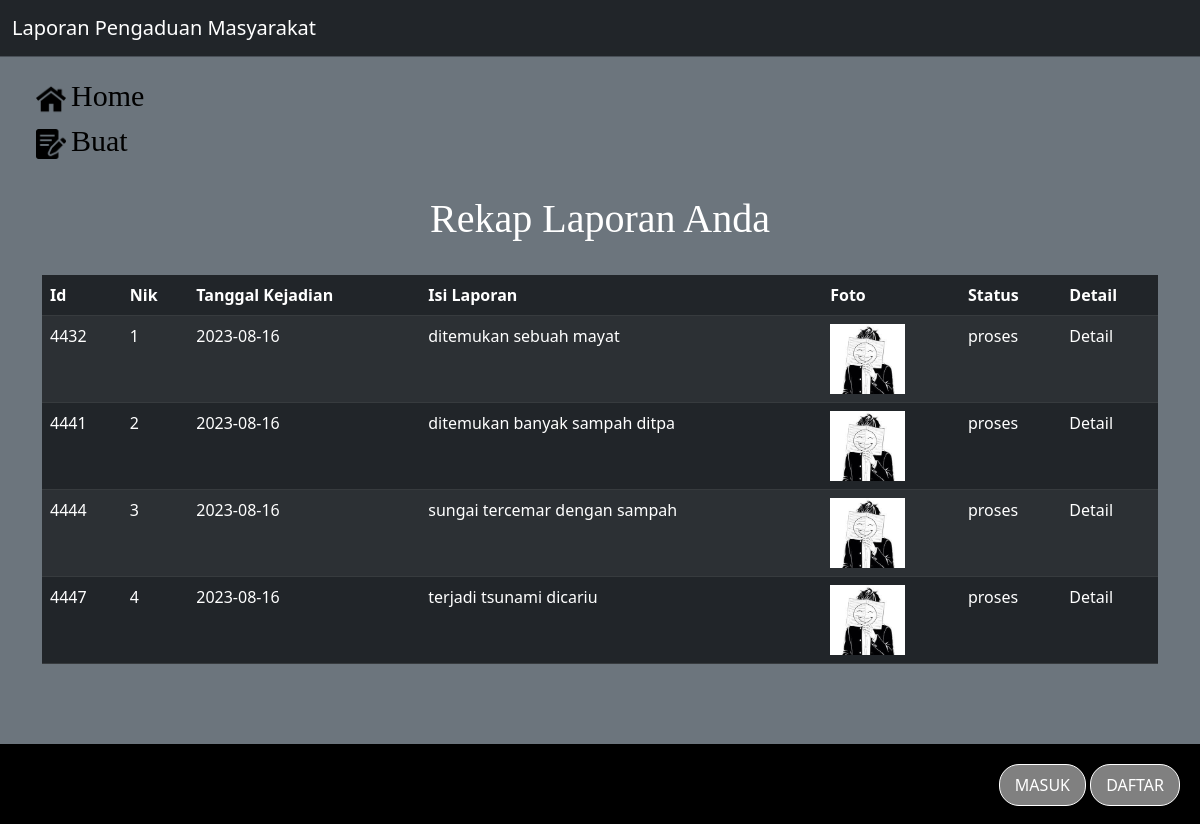
Page /table.php on the committed database.
### tables this page shows
CREATE TABLE `pengaduan` (
  `id_pengaduan` int(11) NOT NULL,
  `tgl_pengaduan` date NOT NULL,
  `nik` varchar(16) NOT NULL,
  `isi_laporan` text NOT NULL,
  `foto` varchar(255) NOT NULL,
  `status` enum('0','proses','selesai') NOT NULL
);

### table.php (the view, shortened to what this page needs)
<?php
 $koneksi = new PDO ("mysql:host=localhost;dbname=pengaduan_masyarakat","root","");
 $query = $koneksi->query("select * from pengaduan");
 $data = $query->fetchAll();
?>
<!DOCTYPE html>
<html lang="en">
<head>
    <link rel="stylesheet" href="aa/bs/css/bootstrap.min.css">
</head>
<body>
    <?php include"navbar.php" ?>
    <div class="text-bg-secondary p-3">
    <h1>Rekap Laporan Anda</h1><br>
<div class="container">
<table class="table table-dark table-striped">
  <thead>
    <tr>
      <th scope="col">Id</th>
      <th scope="col">Nik</th>
      <th scope="col">Tanggal Kejadian</th>
      <th scope="col">Isi Laporan</th>
      <th scope="col">Foto</th>
      <th scope="col">Status</th>
      <th scope="col">Detail</th>
    </tr>
  </thead>
  <tbody>
    <?php foreach($data as $pengaduan){ ?>
    <tr>
      <td><?= $pengaduan['id_pengaduan']?></td>
      <td><?= $pengaduan['nik']?></td>
      <td><?= $pengaduan['tgl_pengaduan']?></td>
      <td><?= $pengaduan['isi_laporan']?></td>
      <td><img style="height: 70px; width: 50;" src="gambar_laporan/<?= $pengaduan['foto'] ?>"></td>
      <td><?= $pengaduan['status']?></td>
      <td><a href="detail.php" class="detail">Detail</a></td>
    </tr>
    <?php } ?>
  </tbody>
</table><br><br>
    </div>
    </div>
    <?php include"penutup.php" ?>
</body>
</html>

### navbar.php (shortened to what this page needs)
<!DOCTYPE html>
<html lang="en">
<head>
    <link rel="stylesheet" href="aa/bs/css/bootstrap.min.css">
</head>
<body>
<nav class="navbar bg-dark border-bottom border-body" data-bs-theme="dark">
  <div class="container-fluid">
    <a class="navbar-brand" href="#">Laporan Pengaduan Masyarakat</a>
  </div>
</nav>
<div class="text-bg-secondary p-3">
<a href="table.php" class="home"><img src="img/home.png" class="gambar">Home</a><br>
<a href="isi_pengaduan.php" class="home"><img src="img/writing.png" class="gambar">Buat </a>
</div>
</body>
</html>

### penutup.php (shortened to what this page needs)
<!DOCTYPE html>
<html lang="en">
<head>
</head>
<body>
<header>
        <nav>
            <div class="user">
               <a link href="login.php"> <button>MASUK</button></a>
            <a link href="registrasi.php"><button>DAFTAR</button></a>
            </div><br>
        </nav>
    </header>
</body>
</html>

### table.php (style rules this page uses)
h1 { text-align: center; font-family: fantasy; color: black; }
.detail { text-decoration: none; color: white; }

### navbar.php (style rules this page uses)
.home { font-size: 30px; font-family: fantasy; text-decoration: none; color: black; margin-left: 20px; cursor: pointer; }
.gambar { height: 30px; margin-right: 5px; }

### penutup.php (style rules this page uses)
body { margin: 0; }
.user { margin-right: 10px; margin-left: auto; }
header { background-color:black; color: #fff; padding: 10px; height:80px; }
nav { display: flex; }
.user button { margin-top:10px ; padding: 8px 15px; background-color: grey; border: 1px solid white; border-radius: 20px; cursor:pointer; color:#fff; }

### rows in the picture
pengaduan: id_pengaduan "4432", nik "1", tgl_pengaduan "2023-08-16", isi_laporan "ditemukan sebuah mayat", foto (picture), status "proses"
pengaduan: id_pengaduan "4441", nik "2", tgl_pengaduan "2023-08-16", isi_laporan "ditemukan banyak sampah ditpa", foto (picture), status "proses"
pengaduan: id_pengaduan "4444", nik "3", tgl_pengaduan "2023-08-16", isi_laporan "sungai tercemar dengan sampah", foto (picture), status "proses"
pengaduan: id_pengaduan "4447", nik "4", tgl_pengaduan "2023-08-16", isi_laporan "terjadi tsunami dicariu", foto (picture), status "proses"
